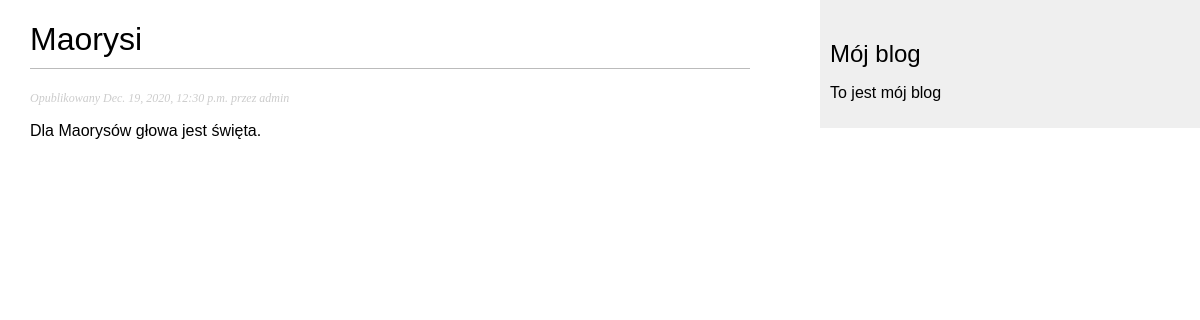
The app's page /blog/2020/12/19/maorysi/ with its own data.
### blog/models.py (models this page shows, shortened)
class Post(models.Model):
    objects = models.Manager()
    published = PublishedManager()
    STATUS_CHOICES = (("draft", "Roboczy"), ("published", "Opublikowany"),)
    title = models.CharField(max_length=250)
    slug = models.SlugField(max_length=250, unique_for_date="publish")
    author = models.ForeignKey(User, on_delete=models.CASCADE, related_name="blog_posts")
    body = models.TextField()
    publish = models.DateTimeField(default=timezone.now)
    created = models.DateTimeField(auto_now_add=True)
    updated = models.DateTimeField(auto_now=True)
    status = models.CharField(max_length=10, choices=STATUS_CHOICES, default="draft")
    class Meta:
        ordering = ("-publish",)

### blog/views.py (the view)
def post_detail (request, year, month, day, post):
    post = get_object_or_404(Post, slug=post,
                             status = "published",
                             publish__year = year,
                             publish__month = month,
                             publish__day = day)
    return render(request,
                  "blog/post/detail.html",
                  {"post":post})

### blog/templates/blog/post/detail.html (shortened to what this page needs)
{% extends "blog/base.html"%}
{%block content%}
    <h1> {{post.title}} </h1>
    <p class = "date">
        Opublikowany {{ post.publish}} przez {{post.author}}
    </p>
    {{post.body|linebreaks}}
{%endblock%}

### blog/static/css/blog.css (style rules this page uses)
body { margin:0; padding:0; font-family:helvetica, sans-serif; }
h1 { font-weight:normal; border-bottom:1px solid #bbb; padding:0 0 10px 0; }
p.date { color:#ccc; font-family: georgia, serif; font-size: 12px; font-style: italic; }

### records on screen
Post: title "Maorysi", publish "Dec. 19, 2020, 12:30 p.m.", author "admin", body "Dla Maorysów głowa jest święta."
